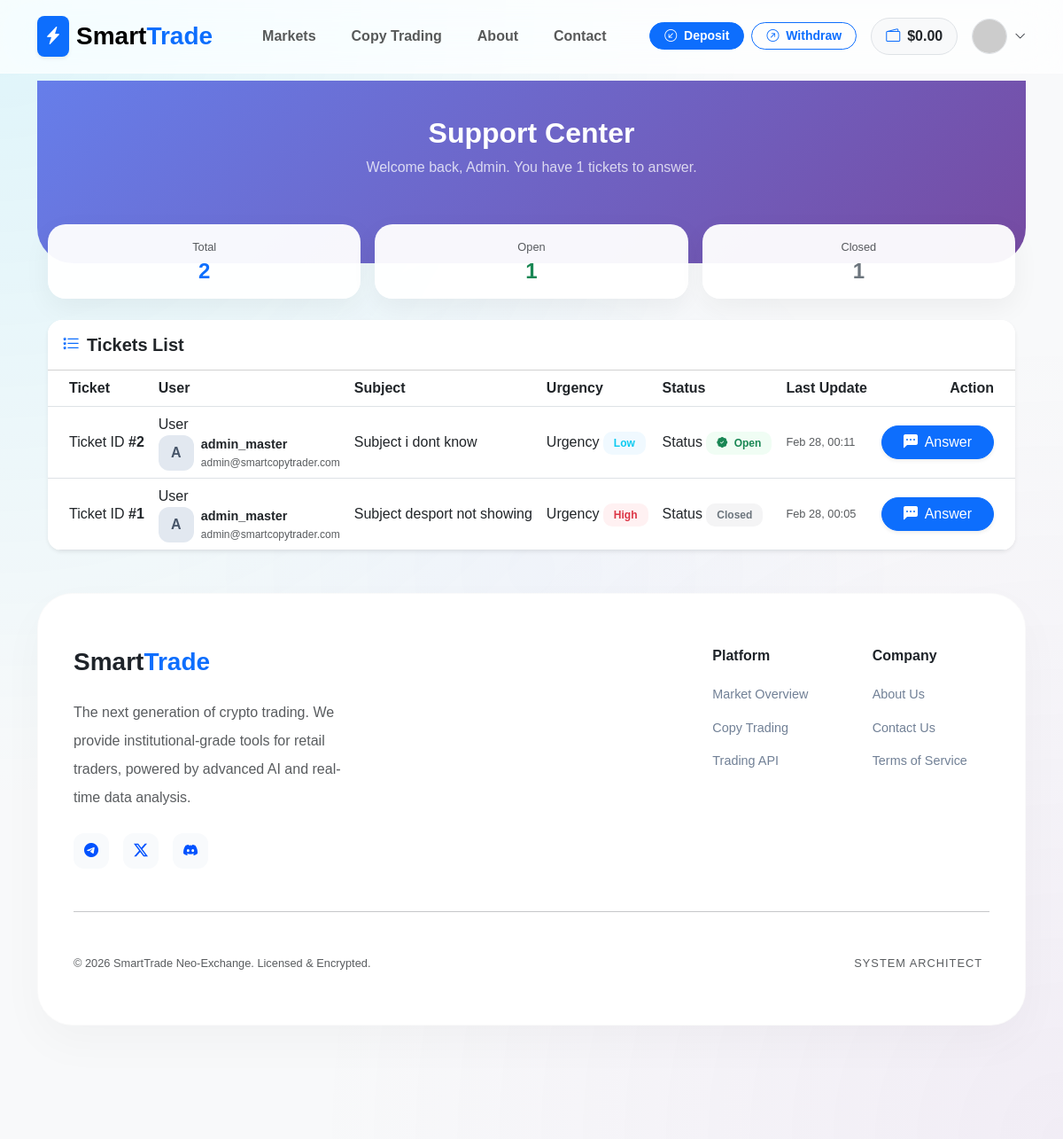
The app's page /accounts/admin/tickets/ (signed in), older data.
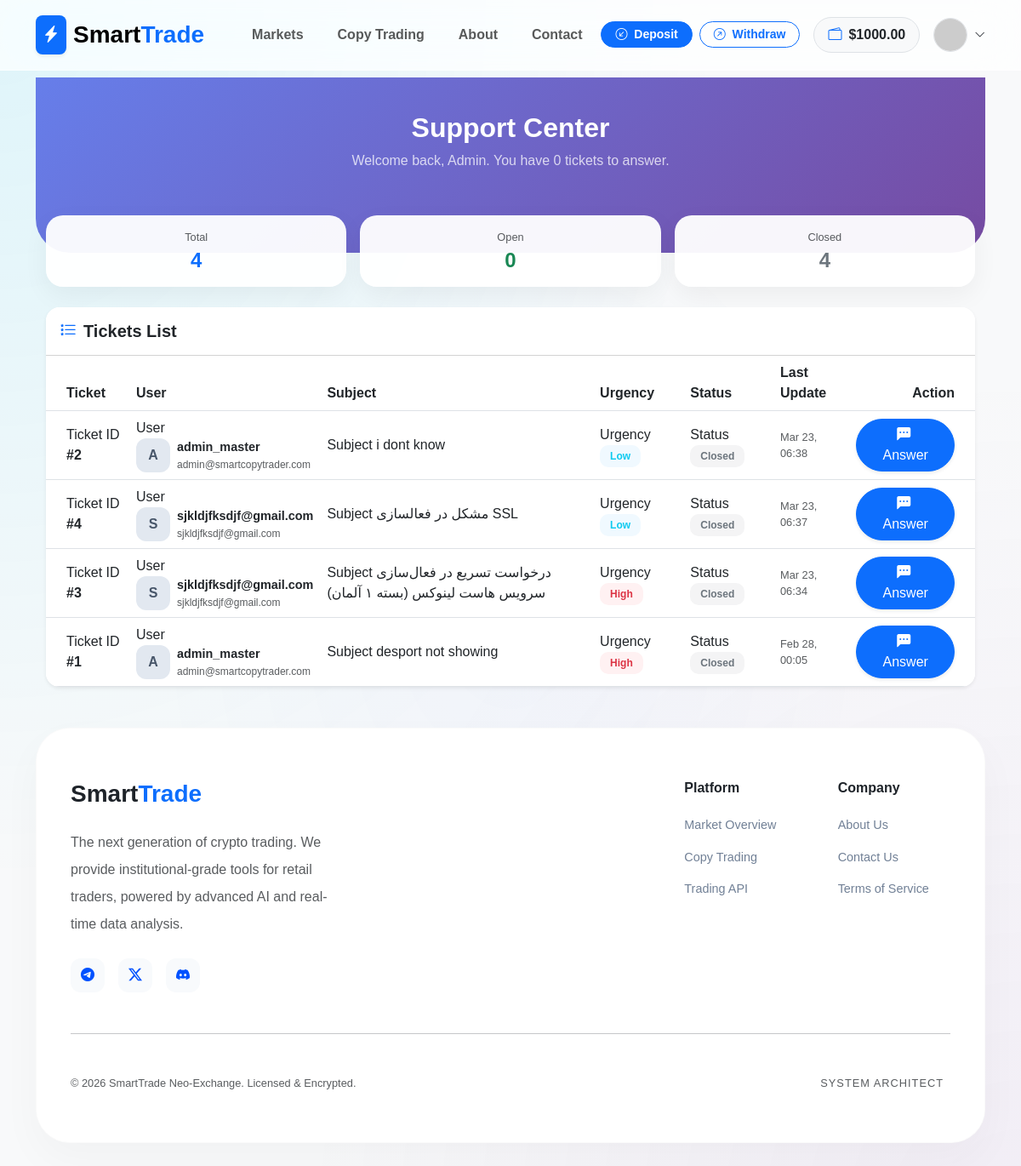
The same page, newer data.
### apps/accounts/models.py (models this page shows, shortened)
class User(AbstractUser):
    email = models.EmailField(unique=True, verbose_name="Email Address")
    balance = models.DecimalField(
        max_digits=20,
        decimal_places=2,
        default=0.00,
        verbose_name="Total Balance (USDT)"
    )
    wallet_address = models.CharField(
        max_length=255,
        blank=True,
        null=True,
        verbose_name="User Wallet Address"
    )
    is_verified = models.BooleanField(default=True)
    referred_by = models.ForeignKey('self', on_delete=models.SET_NULL, null=True, blank=True)
    referral_code = models.CharField(max_length=10, unique=True, blank=True)
    USERNAME_FIELD = 'email'
    REQUIRED_FIELDS = ['username']
    class Meta:
        verbose_name = 'User'
        verbose_name_plural = 'Users'

class Ticket(models.Model):
    STATUS_CHOICES = [
        ('open', 'Open'),
        ('pending', 'Pending'),
        ('closed', 'Closed'),
    ]
    URGENCY_CHOICES = [
        ('low', 'Low'),
        ('medium', 'Medium'),
        ('high', 'High'),
    ]
    user = models.ForeignKey(settings.AUTH_USER_MODEL, on_delete=models.CASCADE, related_name='tickets')
    subject = models.CharField(max_length=255)
    status = models.CharField(max_length=10, choices=STATUS_CHOICES, default='open')
    urgency = models.CharField(max_length=10, choices=URGENCY_CHOICES, default='medium')
    created_at = models.DateTimeField(auto_now_add=True)
    updated_at = models.DateTimeField(auto_now=True)
    class Meta:
        ordering = ['-updated_at']

### apps/accounts/views.py (the view)
# urls.py: path('admin/tickets/', admin_ticket_list, name='admin_ticket_list'),
@user_passes_test(is_admin)
def admin_ticket_list(request):
    tickets = Ticket.objects.all().order_by('-updated_at')
    total_count = tickets.count()
    open_count = tickets.filter(status='open').count()
    closed_count = tickets.filter(status='closed').count()
    context = {
        'tickets': tickets,
        'total_count': total_count,
        'open_count': open_count,
        'closed_count': closed_count,
    }
    return render(request, 'accounts/tickets/admin_ticket_list.html', context)

### apps/accounts/views.py (called while the page is built)
def user_notifications(request):
    if request.user.is_authenticated:
        return {
            'unread_notifications': request.user.notifications.filter(is_read=False).order_by('-created_at')
        }
    return {}

def is_admin(user):
    return user.is_staff or user.is_superuser

### templates/accounts/tickets/admin_ticket_list.html (shortened to what this page needs)
{% extends 'base.html' %}
{% block content %}
<div class="admin-header">
    <div class="container text-center">
        <h2 class="fw-bold mb-2">Support Center</h2>
        <p class="opacity-75">Welcome back, Admin. You have {{ open_count }} tickets to answer.</p>
    </div>
</div>
<div class="container mb-5">
    <div class="row g-3 mb-4">
        <div class="col-4 col-md-4">
            <div class="stats-card text-center p-3">
                <div class="text-muted small mb-1">Total</div>
                <div class="h4 fw-bold text-primary mb-0">{{ total_count }}</div>
            </div>
        </div>
        <div class="col-4 col-md-4">
            <div class="stats-card text-center p-3">
                <div class="text-muted small mb-1">Open</div>
                <div class="h4 fw-bold text-success mb-0">{{ open_count }}</div>
            </div>
        </div>
        <div class="col-4 col-md-4">
            <div class="stats-card text-center p-3">
                <div class="text-muted small mb-1">Closed</div>
                <div class="h4 fw-bold text-secondary mb-0">{{ closed_count }}</div>
            </div>
        </div>
    </div>
    <div class="card border-0 shadow-sm rounded-4 overflow-hidden">
        <div class="card-header bg-white py-3">
            <h5 class="mb-0 fw-bold"><i class="bi bi-list-stars me-2 text-primary"></i>Tickets List</h5>
        </div>
        <div class="table-responsive">
            <table class="table ticket-table align-middle mb-0">
                <thead class="bg-light">
                    <tr>
                        <th class="ps-4">Ticket</th>
                        <th>User</th>
                        <th>Subject</th>
                        <th>Urgency</th>
                        <th>Status</th>
                        <th class="hide-on-mobile">Last Update</th>
                        <th class="text-end pe-4">Action</th>
                    </tr>
                </thead>
                <tbody>
                    {% for ticket in tickets %}
                    <tr class="ticket-row">
                        <td class="ps-4">
                            <span class="mobile-label">Ticket ID</span>
                            <span class="fw-bold text-dark">#{{ ticket.id }}</span>
                        </td>
                        <td>
                            <span class="mobile-label">User</span>
                            <div class="d-flex align-items-center">
                                <div class="user-avatar me-2 hide-on-mobile">
                                    {{ ticket.user.username|slice:":1"|upper }}
                                </div>
                                <div>
                                    <div class="fw-bold" style="font-size: 0.9rem;">{{ ticket.user.username }}</div>
                                    <div class="text-muted hide-on-mobile" style="font-size: 0.75rem;">{{ ticket.user.email }}</div>
                                </div>
                            </div>
                        </td>
                        <td>
                            <span class="mobile-label">Subject</span>
                            <span class="fw-medium">{{ ticket.subject }}</span>
                        </td>
                        <td>
                            <span class="mobile-label">Urgency</span>
                            {% if ticket.urgency == 'high' %}
                                <span class="badge-soft bg-danger-soft text-danger">High</span>
                            {% elif ticket.urgency == 'medium' %}
                                <span class="badge-soft bg-warning-soft text-warning">Medium</span>
                            {% else %}
                                <span class="badge-soft bg-info-soft text-info">Low</span>
                            {% endif %}
                        </td>
                        <td>
                            <span class="mobile-label">Status</span>
                            {% if ticket.status == 'open' %}
                                <span class="badge-soft bg-success-soft text-success"><i class="bi bi-patch-check-fill me-1"></i> Open</span>
                            {% else %}
                                <span class="badge-soft bg-secondary-soft text-secondary">Closed</span>
                            {% endif %}
                        </td>
                        <td class="hide-on-mobile text-muted small">
                            {{ ticket.updated_at|date:"M d, H:i" }}
                        </td>
                        <td class="text-end pe-4">
                            <a href="{% url 'accounts:admin_ticket_detail' ticket.id %}" class="btn btn-primary btn-mobile-full shadow-sm rounded-pill px-4">
                                <i class="bi bi-chat-left-dots-fill me-1"></i> Answer
                            </a>
                        </td>
                    </tr>
                    {% endfor %}
                </tbody>
            </table>
        </div>
    </div>
</div>
{% endblock %}

### templates/base.html (shortened to what this page needs)
<!DOCTYPE html>
<html lang="en">
<head>
    <link href="https://cdn.jsdelivr.net/npm/bootstrap@5.3.0/dist/css/bootstrap.min.css" rel="stylesheet">
    <link rel="stylesheet" href="https://cdn.jsdelivr.net/npm/bootstrap-icons@1.11.0/font/bootstrap-icons.css">
    <link href="https://cdn.jsdelivr.net/gh/rastikerdar/vazirmatn@v33.003/Vazirmatn-font-face.css" rel="stylesheet">
    <link rel="stylesheet" href="https://cdnjs.cloudflare.com/ajax/libs/animate.css/4.1.1/animate.min.css"/>
</head>
<body>
<div class="bg-mesh"></div>
<nav class="navbar navbar-expand-lg sticky-top d-none d-lg-block">
    <div class="container">
        <a class="navbar-brand d-flex align-items-center" href="{% url 'home' %}">
            <div class="bg-primary p-2 rounded-3 me-2 shadow-sm">
                <i class="bi bi-lightning-charge-fill text-white"></i>
            </div>
            <span class="fw-bolder fs-3">Smart<span class="text-primary">Trade</span></span>
        </a>
        <div class="collapse navbar-collapse">
            <ul class="navbar-nav ms-4 gap-2">
                <li class="nav-item"><a class="nav-link fw-bold px-3" href="{% url 'trading:market_list' %}">Markets</a></li>
                <li class="nav-item"><a class="nav-link fw-bold px-3" href="{% url 'trading:copy_list' %}">Copy Trading</a></li>
                <li class="nav-item"><a class="nav-link fw-bold px-3" href="{% url 'accounts:about_us' %}">About</a></li>
                <li class="nav-item"><a class="nav-link fw-bold px-3" href="{% url 'accounts:contact_us' %}">Contact</a></li>
            </ul>
            <div class="ms-auto d-flex align-items-center gap-3">
                {% if user.is_authenticated %}
                    <div class="d-none d-xl-flex gap-2">
                        <a href="{% url 'transactions:deposit' %}" class="btn btn-sm btn-primary rounded-pill px-3 fw-bold">
                            <i class="bi bi-arrow-down-left-circle me-1"></i> Deposit
                        </a>
                        <a href="{% url 'transactions:withdraw' %}" class="btn btn-sm btn-outline-primary rounded-pill px-3 fw-bold">
                            <i class="bi bi-arrow-up-right-circle me-1"></i> Withdraw
                        </a>
                    </div>
                    <div class="bg-light px-3 py-2 rounded-pill fw-bold border d-flex align-items-center">
                        <i class="bi bi-wallet2 text-primary me-2"></i>
                        <span class="text-dark">${{ user.balance|floatformat:2 }}</span>
                    </div>
                    <div class="dropdown">
                        <div class="d-flex align-items-center gap-2" data-bs-toggle="dropdown" style="cursor:pointer">
                            <img src="https://ui-avatars.com/api/?name={{ user.username }}&background=0052FF&color=fff&bold=true" class="rounded-circle border" width="40" height="40">
                            <i class="bi bi-chevron-down small"></i>
                        </div>
                    </div>
                {% else %}
                    <a href="{% url 'accounts:login' %}" class="btn fw-bold px-4">Login</a>
                    <a href="{% url 'accounts:register' %}" class="btn btn-primary rounded-pill px-4 fw-bold shadow-sm">Join Now</a>
                {% endif %}
            </div>
        </div>
    </div>
</nav>
<div class="container mt-2 animate__animated animate__fadeIn">
    <div class="position-fixed top-0 end-0 p-3" style="z-index: 2000; margin-top: 80px;">
    </div>
    {% block content %}{% endblock %}
</div>
<footer class="mt-5 pb-5">
    <div class="container">
        <div class="footer-card">
            <div class="row g-5">
                <div class="col-lg-4">
                    <h3 class="fw-bolder mb-4">Smart<span class="text-primary">Trade</span></h3>
                    <p class="text-muted lh-lg mb-4">The next generation of crypto trading. We provide institutional-grade tools for retail traders, powered by advanced AI and real-time data analysis.</p>
                    <div class="d-flex gap-3">
                        <a href="#" class="icon-box"><i class="bi bi-telegram"></i></a>
                        <a href="#" class="icon-box"><i class="bi bi-twitter-x"></i></a>
                        <a href="#" class="icon-box"><i class="bi bi-discord"></i></a>
                    </div>
                </div>
                <div class="col-6 col-lg-2 ms-lg-auto">
                    <h6 class="fw-bold mb-4">Platform</h6>
                    <div class="d-grid gap-3">
                        <a href="{% url 'trading:market_list' %}" class="footer-link">Market Overview</a>
                        <a href="{% url 'trading:copy_list' %}" class="footer-link">Copy Trading</a>
                        <a href="#" class="footer-link">Trading API</a>
                    </div>
                </div>
                <div class="col-6 col-lg-2">
                    <h6 class="fw-bold mb-4">Company</h6>
                    <div class="d-grid gap-3">
                        <a href="{% url 'accounts:about_us' %}" class="footer-link">About Us</a>
                        <a href="{% url 'accounts:contact_us' %}" class="footer-link">Contact Us</a>
                        <a href="{% url 'accounts:terms_conditions' %}" class="footer-link">Terms of Service</a>
                    </div>
                </div>
            </div>
            <hr class="my-5 opacity-10">
            <div class="d-flex flex-column flex-md-row justify-content-between align-items-center gap-4">
                <div class="small text-muted">© 2026 SmartTrade Neo-Exchange. Licensed & Encrypted.</div>
                <div class="d-flex align-items-center flex-wrap justify-content-center justify-content-md-start">
                    <span class="small text-muted me-2" style="font-size: 0.7rem; letter-spacing: 1px;">SYSTEM ARCHITECT</span>
                </div>
            </div>
        </div>
    </div>
</footer>
</body>
</html>

### templates/base.html (style rules this page uses)
:root { --neon-blue: #00d2ff; --deep-royal: #0052ff; --cyber-purple: #9d50bb; --glass-bg: rgba(255, 255, 255, 0.85); --mobile-nav-height: 80px; }
body { font-family: 'Vazirmatn', sans-serif; background-color: #f4f7fa; color: #1e2329; overflow-x: hidden; padding-bottom: var(--mobile-nav-height); }
.navbar { backdrop-filter: blur(25px) saturate(180%); -webkit-backdrop-filter: blur(25px) saturate(180%); background: rgba(255, 255, 255, 0.75); border-bottom: 1px solid rgba(255, 255, 255, 0.3); padding: 0.8rem 0; z-index: 1050; }
.footer-card { background: white; border-radius: 40px; padding: 60px 40px; box-shadow: 0 20px 50px rgba(0,0,0,0.03); border: 1px solid rgba(0,0,0,0.02); }
.footer-link { color: #718096; text-decoration: none; transition: 0.2s; font-size: 0.9rem; }
.icon-box { width: 40px; height: 40px; background: #f8fafc; border-radius: 12px; display: flex; align-items: center; justify-content: center; color: var(--deep-royal); transition: 0.3s; }

### templates/accounts/tickets/admin_ticket_list.html (style rules this page uses)
:root { --primary-gradient: linear-gradient(135deg, #667eea 0%, #764ba2 100%); --glass-bg: rgba(255, 255, 255, 0.95); }
body { background-color: #f8f9fa; }
.admin-header { background: var(--primary-gradient); padding: 40px 0 80px 0; color: white; border-radius: 0 0 40px 40px; margin-bottom: -60px; }
.stats-card { background: var(--glass-bg); border: none; border-radius: 20px; box-shadow: 0 10px 30px rgba(0,0,0,0.05); transition: transform 0.3s ease; }
.badge-soft { padding: 6px 12px; border-radius: 10px; font-weight: 600; font-size: 0.75rem; }
.bg-danger-soft { background: #fff1f2; color: #e11d48; }
.bg-info-soft { background: #f0f9ff; color: #0284c7; }
.bg-secondary-soft { background: #f4f4f5; color: #71717a; }
.user-avatar { width: 40px; height: 40px; border-radius: 12px; background: #e2e8f0; display: flex; align-items: center; justify-content: center; font-weight: bold; color: #475569; }

Row changes from the older to the newer data that the page shows:
changed User: balance "0.00" → "1000.00"
changed Ticket "i dont know": updated_at "Feb 28, 00:11" → "Mar 23, 06:38"; status "Open" → "Closed"
added Ticket: id "4", user.username "S", user.username "sjkldjfksdjf@gmail.com", user.email "sjkldjfksdjf@gmail.com", subject "مشکل در فعالسازی SSL", urgency "Low", status "Closed", updated_at "Mar 23, 06:37"
added Ticket: id "3", user.username "S", user.username "sjkldjfksdjf@gmail.com", user.email "sjkldjfksdjf@gmail.com", subject "درخواست تسریع در فعال‌سازی سرویس هاست لینوکس (بسته ۱ آلمان)", urgency "High", status "Closed", updated_at "Mar 23, 06:34"
Text that changed along with them:
{{ open_count }}: "1" → "0"
{{ total_count }}: "2" → "4"
{{ closed_count }}: "1" → "4"
